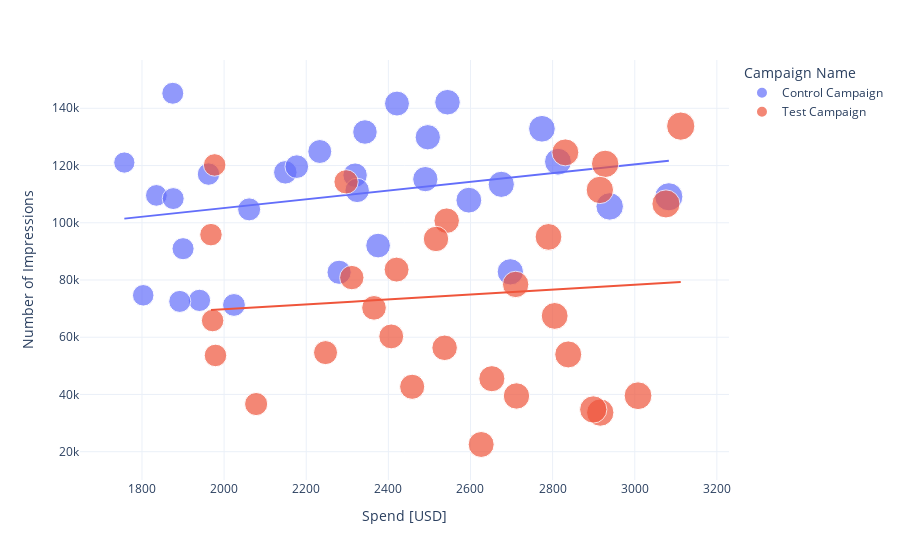

Notebook source saved alongside this figure:
### Markdown cell above
## Control campaign is pertforming better than Test campaign in getting more impressoins in less cost

### Code cell
import plotly.express as px
figure = px.scatter(data_frame = df,
                    x = "Spend [USD]",
                    y = "Number of Impressions",
                    size = "Spend [USD]",
                    color = "Campaign Name",
                    trendline="ols")
figure.show()

### Figure 1 — Plotly figure (JSON) as saved in the notebook; plotly's stock layout.template omitted (floating-point values rounded to 4 significant figures)
{"data": [{"hovertemplate": "Campaign Name=Control Campaign<br>Spend [USD]=%{marker.size}<br>Number of Impressions=%{y}<extra></extra>", "legendgroup": "Control Campaign", "marker": {"color": "#636efa", "size": [2280, 1757, 2343, 1940, 1835, 3083, 2544, 1900, 2813, 2149, 2490, 2319, 2697, 1875, 2774, 2024, 2177, 1876, 2596, 2675, 1803, 2939, 2496, 1892, 1962, 2233, 2061, 2421, 2375, 2324], "sizemode": "area", "sizeref": 7.78, "symbol": "circle"}, "mode": "markers", "name": "Control Campaign", "orientation": "v", "showlegend": true, "type": "scatter", "x": [2280, 1757, 2343, 1940, 1835, 3083, 2544, 1900, 2813, 2149, 2490, 2319, 2697, 1875, 2774, 2024, 2177, 1876, 2596, 2675, 1803, 2939, 2496, 1892, 1962, 2233, 2061, 2421, 2375, 2324], "xaxis": "x", "y": [82702, 121040, 131711, 72878, 109559, 109076, 142123, 90939, 121332, 117624, 115247, 116639, 82847, 145248, 132845, 71274, 119612, 108452, 107890, 113430, 74654, 105705, 129880, 72515, 117006, 124897, 104678, 141654, 92029, 111306], "yaxis": "y"}, {"hovertemplate": "<b>OLS trendline</b><br>Number of Impressions = 15.2692 * Spend [USD] + 74617.2<br>R<sup>2</sup>=0.069266<br><br>Campaign Name=Control Campaign<br>Spend [USD]=%{x}<br>Number of Impressions=%{y} <b>(trend)</b><extra></extra>", "legendgroup": "Control Campaign", "marker": {"color": "#636efa", "symbol": "circle"}, "mode": "lines", "name": "Control Campaign", "showlegend": false, "type": "scatter", "x": [1757, 1803, 1835, 1875, 1876, 1892, 1900, 1940, 1962, 2024, 2061, 2149, 2177, 2233, 2280, 2319, 2324, 2343, 2375, 2421, 2490, 2496, 2544, 2596, 2675, 2697, 2774, 2813, 2939, 3083], "xaxis": "x", "y": [101400.0, 102100.0, 102600.0, 103200.0, 103300.0, 103500.0, 103600.0, 104200.0, 104600.0, 105500.0, 106100.0, 107400.0, 107900.0, 108700.0, 109400.0, 110000.0, 110100.0, 110400.0, 110900.0, 111600.0, 112600.0, 112700.0, 113500.0, 114300.0, 115500.0, 115800.0, 117000.0, 117600.0, 119500.0, 121700.0], "yaxis": "y"}, {"hovertemplate": "Campaign Name=Test Campaign<br>Spend [USD]=%{marker.size}<br>Number of Impressions=%{y}<extra></extra>", "legendgroup": "Test Campaign", "marker": {"color": "#EF553B", "size": [3008, 2542, 2365, 2710, 2297, 2458, 2838, 2916, 2652, 2790, 2420, 2831, 1972, 2537, 2516, 3076, 1968, 1979, 2626, 2712, 3112, 2899, 2407, 2078, 2928, 2311, 2915, 2247, 2805, 1977], "sizemode": "area", "sizeref": 7.78, "symbol": "circle"}, "mode": "markers", "name": "Test Campaign", "orientation": "v", "showlegend": true, "type": "scatter", "x": [3008, 2542, 2365, 2710, 2297, 2458, 2838, 2916, 2652, 2790, 2420, 2831, 1972, 2537, 2516, 3076, 1968, 1979, 2626, 2712, 3112, 2899, 2407, 2078, 2928, 2311, 2915, 2247, 2805, 1977], "xaxis": "x", "y": [39550, 100719, 70263, 78451, 114295, 42684, 53986, 33669, 45511, 95054, 83633, 124591, 65827, 56304, 94338, 106584, 95843, 53632, 22521, 39470, 133771, 34752, 60286, 36650, 120576, 80841, 111469, 54627, 67444, 120203], "yaxis": "y"}, {"hovertemplate": "<b>OLS trendline</b><br>Number of Impressions = 8.54315 * Spend [USD] + 52688.1<br>R<sup>2</sup>=0.008600<br><br>Campaign Name=Test Campaign<br>Spend [USD]=%{x}<br>Number of Impressions=%{y} <b>(trend)</b><extra></extra>", "legendgroup": "Test Campaign", "marker": {"color": "#EF553B", "symbol": "circle"}, "mode": "lines", "name": "Test Campaign", "showlegend": false, "type": "scatter", "x": [1968, 1972, 1977, 1979, 2078, 2247, 2297, 2311, 2365, 2407, 2420, 2458, 2516, 2537, 2542, 2626, 2652, 2710, 2712, 2790, 2805, 2831, 2838, 2899, 2915, 2916, 2928, 3008, 3076, 3112], "xaxis": "x", "y": [69500.0, 69540.0, 69580.0, 69600.0, 70440.0, 71880.0, 72310.0, 72430.0, 72890.0, 73250.0, 73360.0, 73690.0, 74180.0, 74360.0, 74400.0, 75120.0, 75340.0, 75840.0, 75860.0, 76520.0, 76650.0, 76870.0, 76930.0, 77450.0, 77590.0, 77600.0, 77700.0, 78390.0, 78970.0, 79270.0], "yaxis": "y"}], "layout": {"legend": {"itemsizing": "constant", "title": {"text": "Campaign Name"}, "tracegroupgap": 0}, "margin": {"t": 60}, "xaxis": {"anchor": "y", "domain": [0, 1], "title": {"text": "Spend [USD]"}}, "yaxis": {"anchor": "x", "domain": [0, 1], "title": {"text": "Number of Impressions"}}}}
